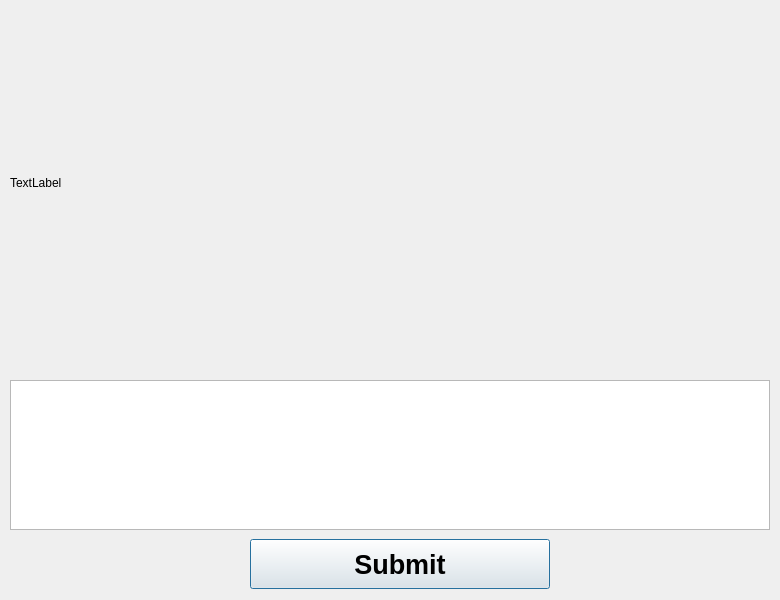
<?xml version="1.0" encoding="UTF-8"?>
<ui version="4.0">
 <class>Comment</class>
 <widget class="QDialog" name="Comment">
  <property name="geometry">
   <rect>
    <x>0</x>
    <y>0</y>
    <width>780</width>
    <height>600</height>
   </rect>
  </property>
  <property name="windowTitle">
   <string>Dialog</string>
  </property>
  <widget class="QLabel" name="label">
   <property name="geometry">
    <rect>
     <x>10</x>
     <y>0</y>
     <width>770</width>
     <height>365</height>
    </rect>
   </property>
   <property name="text">
    <string>TextLabel</string>
   </property>
  </widget>
  <widget class="QPlainTextEdit" name="plainTextEdit">
   <property name="geometry">
    <rect>
     <x>10</x>
     <y>380</y>
     <width>760</width>
     <height>150</height>
    </rect>
   </property>
  </widget>
  <widget class="QPushButton" name="pushButton">
   <property name="geometry">
    <rect>
     <x>250</x>
     <y>539</y>
     <width>300</width>
     <height>50</height>
    </rect>
   </property>
   <property name="font">
    <font>
     <pointsize>20</pointsize>
     <weight>75</weight>
     <bold>true</bold>
    </font>
   </property>
   <property name="text">
    <string>Submit</string>
   </property>
  </widget>
 </widget>
 <resources/>
 <connections/>
</ui>
